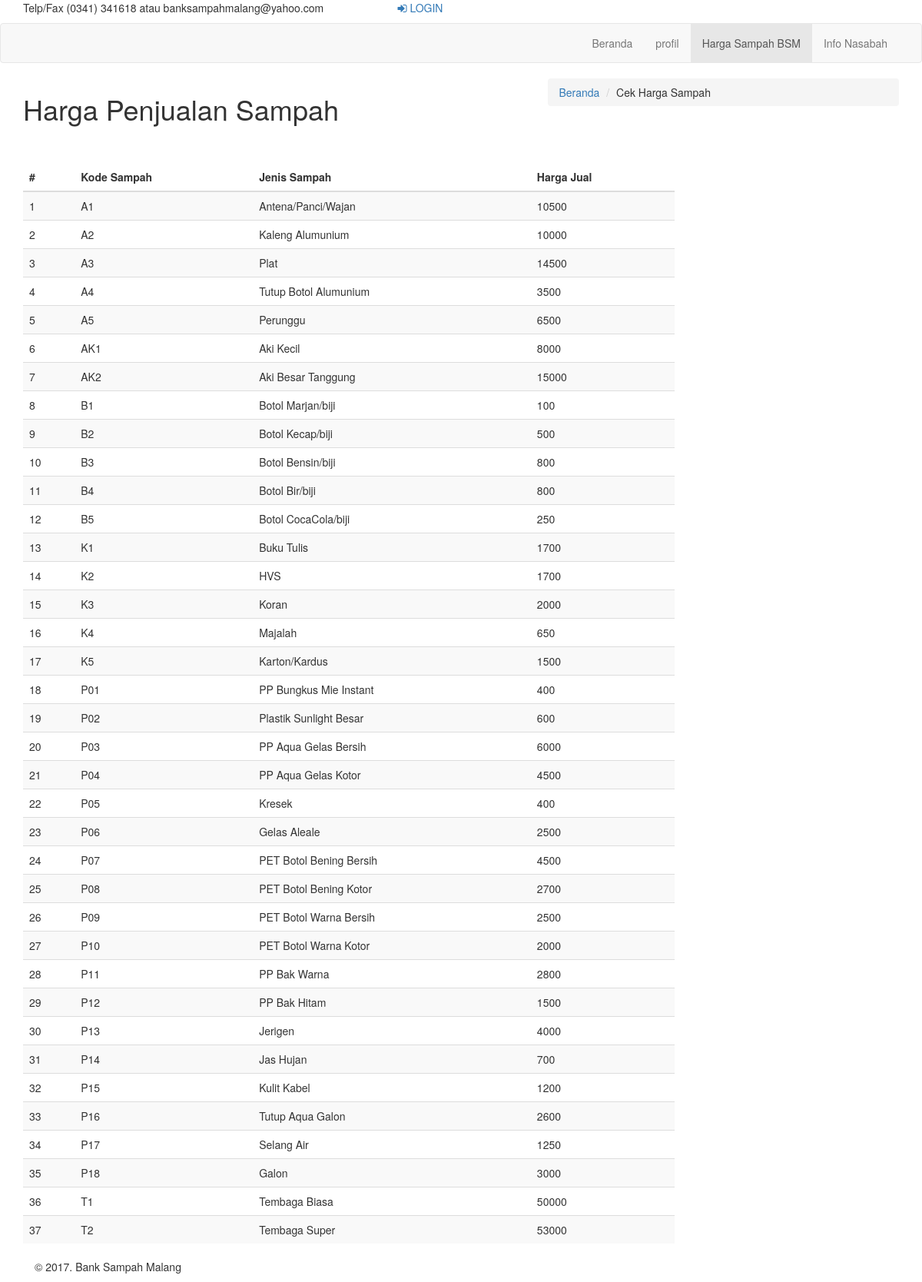
Page /index.php/c_pengunjung/cekHarga on the committed database.
### tables this page shows
CREATE TABLE `sampah` (
  `kodeSampah` varchar(5) NOT NULL,
  `jenisSampah` varchar(25) NOT NULL,
  `hargaJual` double NOT NULL
);

### application/controllers/C_pengunjung.php (called while the page is built, shortened)
<?php
class C_pengunjung extends CI_Controller {
    function __construct() {
        $this->load->model('modNasabah');
        $this->load->model('modPetugas');
        $this->load->model('modSampah');
    }
                ?>
                <?php
    public function cekHarga()
    {
        $data = $this->modSampah->GetSemuaSampah();
        $data = array('data' => $data);
        $this->load->view('v_header');
        $this->load->view('v_cekHarga', $data);
        $this->load->view('v_footer');
    }
}

### index.php (called while the page is built, shortened)
<?php
require_once BASEPATH.'core/CodeIgniter.php';

### application/models/ModSampah.php (called while the page is built, shortened)
<?php
class modSampah extends CI_Model{
    var $tabel = "sampah";
    public function GetSemuaSampah(){
        $this->query=$this->db->get($this->tabel);
        return $this->query->result_array();
    }
}
?>

### application/views/v_cekHarga.php (the view, shortened to what this page needs)
    <div class="navbar-affixed-top" data-spy="affix" data-offset-top="200">
        <div class="navbar navbar-default yamm" role="navigation" id="navbar">
           <div class="container">
                <div class="navbar-collapse collapse" id="navigation">
                    <ul class="nav navbar-nav navbar-right">
                        <li >
                            <a href="<?php echo site_url('');?>">Beranda </a>
                        </li>
                        <li >
                              <a href="<?php echo site_url('c_pengunjung/profilBSM');?>">profil</a>
                          </li>
                        <li class="dropdown active">
                            <a href="<?php echo site_url('c_pengunjung/cekHarga');?>">Harga Sampah BSM</a>
                        </li>
                        <li >
                            <a href="<?php echo site_url('c_pengunjung/infonasabah');?>">Info Nasabah</a>
                        </li>
                    </ul>
                </div>
          </div>
        </div>
    </div>
<div id="heading-breadcrumbs" style="margin-bottom: 0px">
    <div class="container">
        <div class="row">
            <div class="col-md-7">
                <h1>Harga Penjualan Sampah</h1>
            </div>
            <div class="col-md-5">
                <ul class="breadcrumb">
                    <li><a href="<?php echo site_url('');?>">Beranda</a>
                    </li>
                    <li>Cek Harga Sampah</li>
                </ul>
            </div>
        </div>
    </div>
</div>
<div id="content" style="margin-top: 40px">
    <div class="container">
        <div class="row">
            <div class="col-md-9 clearfix">
                <section>
                    <div id="text-page">
                        <table class="table table-striped table-sm">
                            <thead>
                              <tr>
                                <th>#</th>
                                <th>Kode Sampah</th>
                                <th>Jenis Sampah</th>
                                <th>Harga Jual</th>
                              </tr>
                            </thead>
                            <tbody>
                              <?php
                              $no = 1;
                              foreach ($data as $user) {?>
                                <tr>
                                    <td><?php echo $no; ?></td>
                                    <td><?php echo $user['kodeSampah']; ?></td>
                                    <td><?php echo $user['jenisSampah']; ?></td>
                                    <td><?php echo $user['hargaJual']; ?></td>
                                </tr>
                                <?php $no++ ;} ?>
                            </tbody>
                          </table>
                    </div>
                </section>
            </div>
        </div>
    </div>
</div>

### application/views/v_header.php (shortened to what this page needs)
<!DOCTYPE html>
<html lang="en">
<head>
    <link rel="stylesheet" href="http://maxcdn.bootstrapcdn.com/font-awesome/4.3.0/css/font-awesome.min.css">
    <link rel="stylesheet" href="http://maxcdn.bootstrapcdn.com/bootstrap/3.3.2/css/bootstrap.min.css">
    <link href="<?php echo base_url();?>css/animate.css" rel="stylesheet">
    <link href="<?php echo base_url();?>css/style.default.css" rel="stylesheet" id="theme-stylesheet">
    <link href="<?php echo base_url();?>css/custom.css" rel="stylesheet">
    <link href="<?php echo base_url();?>css/owl.carousel.css" rel="stylesheet">
    <link href="<?php echo base_url();?>css/owl.theme.css" rel="stylesheet">
</head>
<body>
    <div id="all">
        <header>
            <div id="top">
                <div class="container">
                    <div class="row">
                        <div class="col-xs-5 contact">
                            <p class="hidden-sm hidden-xs">Telp/Fax (0341) 341618 atau banksampahmalang@yahoo.com</p>
                        </div>
                        <div class="col-xs-7">
                            <div class="login">
                                <a href="#" data-toggle="modal" data-target="#login-modal"><i class="fa fa-sign-in"></i> <span class="hidden-xs text-uppercase">Login</span></a>
                            </div>
                        </div>
                    </div>
                </div>
            </div>
        </header>

### application/views/v_footer.php (shortened to what this page needs)
        <div id="copyright">
            <div class="container">
                <div class="col-md-12">
                    <p class="pull-left">&copy; 2017. Bank Sampah Malang</p>
                </div>
            </div>
        </div>
    </div>
</body>
</html>

### rows in the picture
sampah: kodeSampah "A1", jenisSampah "Antena/Panci/Wajan", hargaJual "10500"
sampah: kodeSampah "A2", jenisSampah "Kaleng Alumunium", hargaJual "10000"
sampah: kodeSampah "A3", jenisSampah "Plat", hargaJual "14500"
sampah: kodeSampah "A4", jenisSampah "Tutup Botol Alumunium", hargaJual "3500"
sampah: kodeSampah "A5", jenisSampah "Perunggu", hargaJual "6500"
sampah: kodeSampah "AK1", jenisSampah "Aki Kecil", hargaJual "8000"
sampah: kodeSampah "AK2", jenisSampah "Aki Besar Tanggung", hargaJual "15000"
sampah: kodeSampah "B1", jenisSampah "Botol Marjan/biji", hargaJual "100"
sampah: kodeSampah "B2", jenisSampah "Botol Kecap/biji", hargaJual "500"
sampah: kodeSampah "B3", jenisSampah "Botol Bensin/biji", hargaJual "800"
sampah: kodeSampah "B4", jenisSampah "Botol Bir/biji", hargaJual "800"
sampah: kodeSampah "B5", jenisSampah "Botol CocaCola/biji", hargaJual "250"
sampah: kodeSampah "K1", jenisSampah "Buku Tulis", hargaJual "1700"
sampah: kodeSampah "K2", jenisSampah "HVS", hargaJual "1700"
sampah: kodeSampah "K3", jenisSampah "Koran", hargaJual "2000"
sampah: kodeSampah "K4", jenisSampah "Majalah", hargaJual "650"
sampah: kodeSampah "K5", jenisSampah "Karton/Kardus", hargaJual "1500"
sampah: kodeSampah "P01", jenisSampah "PP Bungkus Mie Instant", hargaJual "400"
sampah: kodeSampah "P02", jenisSampah "Plastik Sunlight Besar", hargaJual "600"
sampah: kodeSampah "P03", jenisSampah "PP Aqua Gelas Bersih", hargaJual "6000"
sampah: kodeSampah "P04", jenisSampah "PP Aqua Gelas Kotor", hargaJual "4500"
sampah: kodeSampah "P05", jenisSampah "Kresek", hargaJual "400"
sampah: kodeSampah "P06", jenisSampah "Gelas Aleale", hargaJual "2500"
sampah: kodeSampah "P07", jenisSampah "PET Botol Bening Bersih", hargaJual "4500"
sampah: kodeSampah "P08", jenisSampah "PET Botol Bening Kotor", hargaJual "2700"
sampah: kodeSampah "P09", jenisSampah "PET Botol Warna Bersih", hargaJual "2500"
sampah: kodeSampah "P10", jenisSampah "PET Botol Warna Kotor", hargaJual "2000"
sampah: kodeSampah "P11", jenisSampah "PP Bak Warna", hargaJual "2800"
sampah: kodeSampah "P12", jenisSampah "PP Bak Hitam", hargaJual "1500"
sampah: kodeSampah "P13", jenisSampah "Jerigen", hargaJual "4000"
sampah: kodeSampah "P14", jenisSampah "Jas Hujan", hargaJual "700"
sampah: kodeSampah "P15", jenisSampah "Kulit Kabel", hargaJual "1200"
sampah: kodeSampah "P16", jenisSampah "Tutup Aqua Galon", hargaJual "2600"
sampah: kodeSampah "P17", jenisSampah "Selang Air", hargaJual "1250"
sampah: kodeSampah "P18", jenisSampah "Galon", hargaJual "3000"
sampah: kodeSampah "T1", jenisSampah "Tembaga Biasa", hargaJual "50000"
sampah: kodeSampah "T2", jenisSampah "Tembaga Super", hargaJual "53000"
